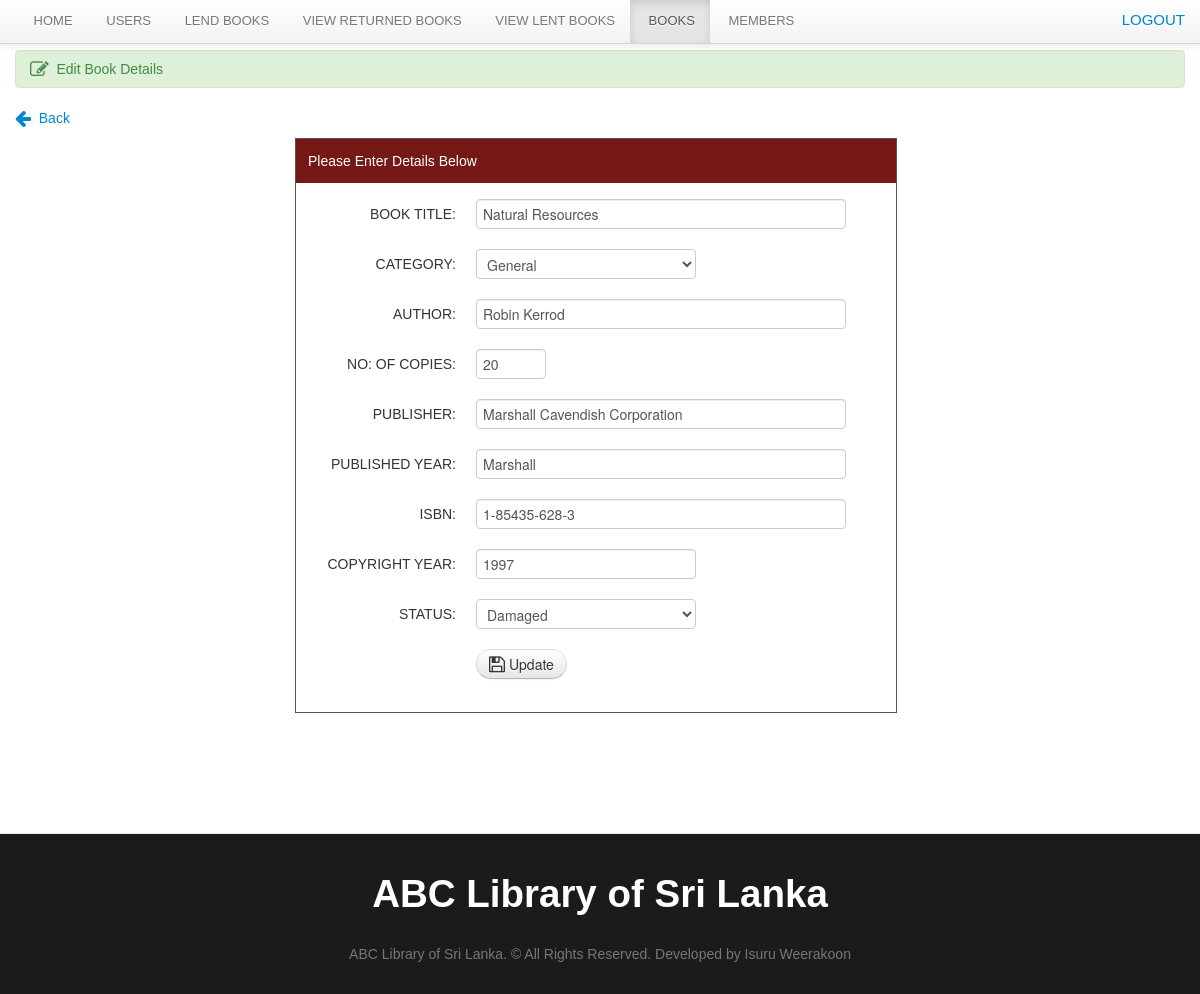
The app's page /librarian/edit_book.php?id=1 with its own data.
### tables this page shows
CREATE TABLE `book` (
  `book_id` int(11) NOT NULL,
  `book_title` varchar(100) NOT NULL,
  `category_id` int(50) NOT NULL,
  `author` varchar(50) NOT NULL,
  `book_copies` int(11) NOT NULL,
  `book_pub` varchar(100) NOT NULL,
  `publisher_name` varchar(100) NOT NULL,
  `isbn` varchar(50) NOT NULL,
  `copyright_year` int(11) NOT NULL,
  `date_added` datetime NOT NULL,
  `status` varchar(30) NOT NULL
);

CREATE TABLE `category` (
  `category_id` int(11) NOT NULL,
  `classname` varchar(50) DEFAULT NULL
);

### librarian/edit_book.php (the view, shortened to what this page needs)
<?php include('header.php'); ?>
<?php include('navbar_books.php'); ?>
<?php $get_id = $_GET['id']; ?>
	<div class="container">
		<div class="margin-top">
			<div class="row">
				<div class="span12">
                    <?php
                        $query = mysqli_query($connect,"select * from book LEFT JOIN category on category.category_id  = book.category_id where book_id='$get_id'")or die("Query Failed -> ".mysqli_error($connect));
                        $row=mysqli_fetch_array($query);
                        $category_id = $row['category_id'];
                    ?>
					<div class="alert alert-success"><i class="icon-edit icon-large"></i>&nbsp; Edit Book Details</div>
					<p><a class="btn-default" href="books.php"><i class="icon-arrow-left icon-large"></i>&nbsp; Back</a></p>
					<div class="addstudent">
						<div class="details">Please Enter Details Below</div>
						<form class="form-horizontal" method="POST" action="update_books.php" enctype="multipart/form-data">
							<div class="control-group">
								<label class="control-label" for="inputEmail">Book title:</label>
								<div class="controls">
									<input type="text" class="span4" id="inputEmail" name="book_title" value="<?php echo $row['book_title']; ?>" placeholder="book_title" required>
								</div>
							</div>
							<div class="control-group">
								<label class="control-label" for="inputPassword">Category:</label>
								<div class="controls">
									<select name="category_id">
										<option value="<?php echo $category_id; ?>"><?php echo $row['classname']; ?></option>
									</select>
								</div>
							</div>
							<div class="control-group">
								<label class="control-label" for="inputPassword">Author:</label>
								<div class="controls">
									<input type="text" class="span4" id="inputPassword" name="author" value="<?php echo $row['author']; ?>" placeholder="author" required>
								</div>
							</div>
							<div class="control-group">
								<label class="control-label" for="inputPassword">No: of Copies:</label>
								<div class="controls">
									<input class="span1" type="text" id="inputPassword" name="book_copies" value="<?php echo $row['book_copies']; ?>" placeholder="book_copies" required>
								</div>
							</div>
							<div class="control-group">
								<label class="control-label" for="inputPassword">Publisher:</label>
								<div class="controls">
									<input type="text" class="span4"  id="inputPassword" name="book_pub" value="<?php echo $row['book_pub']; ?>" placeholder="book_pub" required>
								</div>
							</div>
							<div class="control-group">
								<label class="control-label" for="inputPassword">Published Year:</label>
								<div class="controls">
									<input type="text" class="span4" id="inputPassword" name="publisher_name" value="<?php echo $row['publisher_name']; ?>" placeholder="publisher_name" required>
								</div>
							</div>
							<div class="control-group">
								<label class="control-label" for="inputPassword">Isbn:</label>
								<div class="controls">
									<input type="text" class="span4" id="inputPassword" name="isbn" value="<?php echo $row['isbn']; ?>" placeholder="isbn" required>
								</div>
							</div>
							<div class="control-group">
								<label class="control-label" for="inputPassword">Copyright year:</label>
								<div class="controls">
									<input type="text" id="inputPassword" name="copyright_year" value="<?php echo $row['copyright_year']; ?>" placeholder="copyright_year" required>
								</div>
							</div>
							<div class="control-group">
								<label class="control-label" for="inputPassword">Status:</label>
								<div class="controls">
									<select name="status">
										<option><?php echo $row['status']; ?></option>
									</select>
								</div>
							</div>
							<div class="control-group">
								<div class="controls">
									<button name="submit" type="submit" class="btn btn-default"><i class="icon-save icon-large"></i>&nbsp;Update</button>
								</div>
							</div>
						</form>
					</div>
				</div>
			</div>
		</div>
	</div>
<?php include('footer.php') ?>

### css/docs.css (style rules this page uses)
body { font-family:'TR Century Gothic',Helvetica,Arial,sans-serif !important; }
.btn { border-radius: 25px !important; }
.alert { text-shadow: none; }
.addstudent { border: 1px solid #555555; margin-bottom: 50px; margin-left: 280px; padding-bottom: 13px; width: 600px; }
.details { background: none repeat scroll 0 0 #751816; color: #FFFFFF; margin-bottom: 16px; padding: 12px; }
.form-horizontal .control-label { float: left; padding-top: 5px; text-align: right; width: 160px; text-transform:uppercase; }
.margin-top { margin-top:50px; }
body { background: url(../img/grid_noise.png); position: relative; }

### css/print.css (style rules this page uses)
.btn { display:none; }
.alert { display:none; }
body { font-family:arial; font-size:13px; }

### records on screen
book: book_title "Natural Resources", category_id "General", author "Robin Kerrod", book_copies "20", book_pub "Marshall Cavendish Corporation", publisher_name "Marshall", isbn "1-85435-628-3", copyright_year "1997", status "Damaged"
